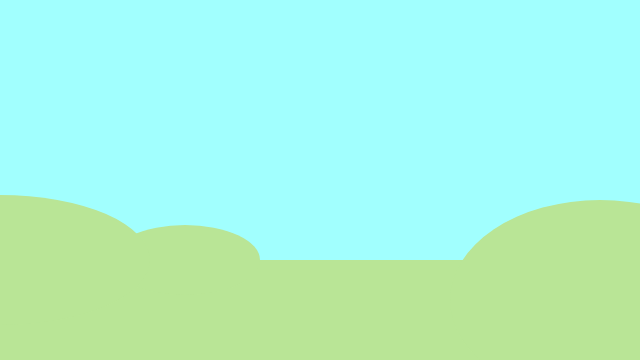
Frame 1 (no input)
Frame 60 (no input): identical to frame 1, image omitted
Frame 120 (the mouse pressed at the canvas centre since frame 60): identical to frame 1, image omitted

The p5.js sketch that drew this single still picture (run headless with seeded random() and noise() and a simulated clock; from frame 60 on, the mouse is pressed at the canvas centre):

// p5.js sketch
// ── sketch.js
function setup() {
    createCanvas(640, 360);
    
    background(161,255,254);
    
    fill(185,229,150);
    stroke(0,0);
    rect(0,260,640,100);
    
    
    ellipse(185,260,150,70);
    ellipse(0,260,300,130);
    ellipse(600,300,300,200);
}

function draw() {
    
}
